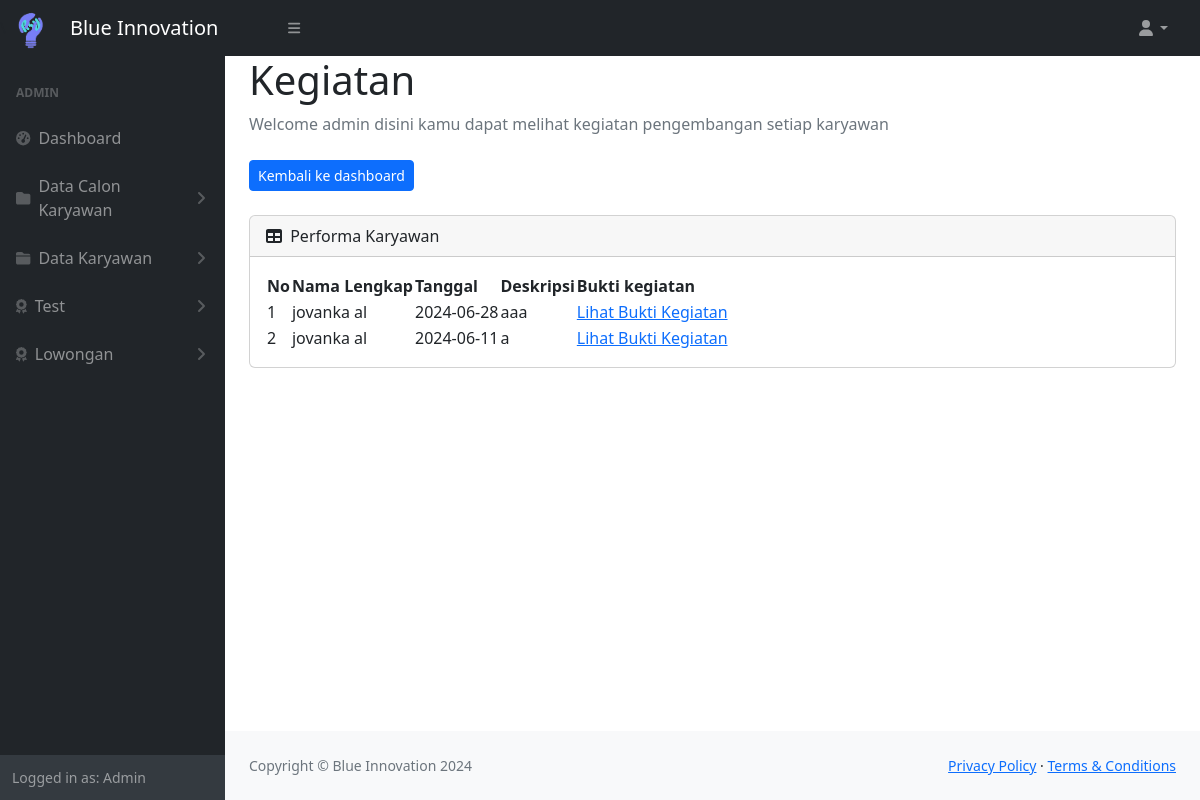
The page /admin/dashboardAdmin/kegiatan.php (signed in) on the database its author committed.
### tables this page shows
CREATE TABLE `kegiatan` (
  `id` int(11) NOT NULL,
  `nama_kegiatan` varchar(100) NOT NULL,
  `tanggal` date NOT NULL,
  `deskripsi` varchar(100) NOT NULL,
  `bukti_kegiatan` varchar(100) NOT NULL,
  `id_user` int(11) NOT NULL
);

CREATE TABLE `user` (
  `id_user` int(11) NOT NULL,
  `nama` varchar(50) NOT NULL,
  `password` varchar(50) NOT NULL,
  `nama_lengkap` varchar(150) NOT NULL,
  `level` enum('Admin','Member') NOT NULL,
  `status_role` varchar(50) NOT NULL,
  `domisili` varchar(100) NOT NULL DEFAULT '',
  `usia` char(3) NOT NULL DEFAULT '',
  `negara` varchar(100) NOT NULL DEFAULT '',
  `kontak` varchar(50) NOT NULL DEFAULT '',
  `email` varchar(100) NOT NULL DEFAULT '',
  `tanggal_wawancara` varchar(100) NOT NULL DEFAULT 'Belum Ditentukan',
  `link_wawancara` varchar(100) NOT NULL DEFAULT 'Belum Ditentukan',
  `dari_tanggal` varchar(40) NOT NULL,
  `sampai_tanggal` varchar(40) NOT NULL,
  `link` varchar(100) NOT NULL
);

### admin/dashboardAdmin/kegiatan.php (the view, shortened to what this page needs)
<!DOCTYPE html>
<html lang="en">
<head>
    <link href="https://cdn.jsdelivr.net/npm/simple-datatables@7.1.2/dist/style.min.css" rel="stylesheet" />
    <link href="css/styleDashboard.css" rel="stylesheet" />
</head>
<body class="sb-nav-fixed">
    <?php include "headerAdmin.php"; ?>
    <div id="layoutSidenav_content">
        <main>
            <div class="container-fluid px-4">
                <h1>Kegiatan</h1>
                <ol class="breadcrumb mb-4">
                    <li class="breadcrumb-item active">Welcome <?php echo ($_SESSION ['admin']); ?> disini kamu dapat melihat kegiatan pengembangan setiap karyawan</li>
                </ol>
                <div style="display: flex; justify-content: space-between; align-items: center;">
                    <a class="btn btn-primary btn-sm" href="dashboard.php">Kembali ke dashboard</a>
                </div>
                <br>
                <div class="card mb-4">
                    <div class="card-header">
                        <i class="fas fa-table me-1"></i>
                        Performa Karyawan
                    </div>
                    <div class="card-body">
                        <table id="datatablesSimple">
                            <thead>
                                <tr>
                                    <th>No</th>
                                    <th>Nama Lengkap</th>
                                    <th>Tanggal</th>
                                    <th>Deskripsi</th>
                                    <th>Bukti kegiatan</th>
                                </tr>
                            </thead>
                            <tbody>
                                <?php
                                $query = $conn->query("SELECT kegiatan.id_user, kegiatan.tanggal,kegiatan.deskripsi, kegiatan.bukti_kegiatan , user.nama_lengkap
                                                        FROM kegiatan
                                                        JOIN user ON kegiatan.id_user = user.id_user;
                                                        ");
                                $i = 1;
                                while ($data = $query->fetch_array()) {
                                    ?>
                                    <tr>
                                        <td><?php echo $i++; ?></td>
                                        <td><?php echo $data['nama_lengkap']; ?></td>
                                        <td><?php echo $data['tanggal']; ?></td>
                                        <td><?php echo $data['deskripsi']; ?></td>
                                        <td><a href="/web_kuliah_test/uploads/<?php echo $data['bukti_kegiatan']; ?>" target="_blank">Lihat Bukti Kegiatan</a></td>
                                    </tr>
                                    <?php
                                }
                                ?>
                            </tbody>
                        </table>
                    </div>
                </div>
            </div>
        </main>
        <?php include "footerAdmin.php"; ?>
    </div>
</body>
</html>

### admin/dashboardAdmin/kegiatan.php (style rules this page uses)
td a { width: 100%; }

### rows shown on the page
kegiatan: id_user.nama_lengkap "jovanka al", tanggal "2024-06-28", deskripsi "aaa"
kegiatan: id_user.nama_lengkap "jovanka al", tanggal "2024-06-11", deskripsi "a"

### other values the page prints
$_SESSION ['admin'] "ADMIN"
$_SESSION ['level'] "Admin"
$_SESSION ['admin'] "admin"
